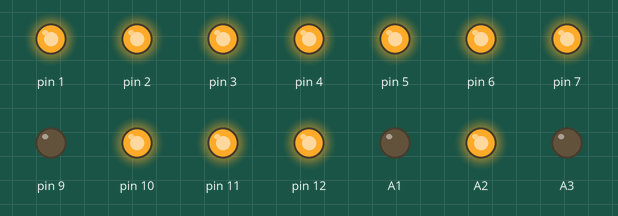
Simulated run of this sketch. Board: Arduino Uno, built with avr-gcc and run on an emulated ATmega328P. On the bench: output pins drawn as LEDs (lit = HIGH).

Above: at 0.1 s.
At 4.1 s:
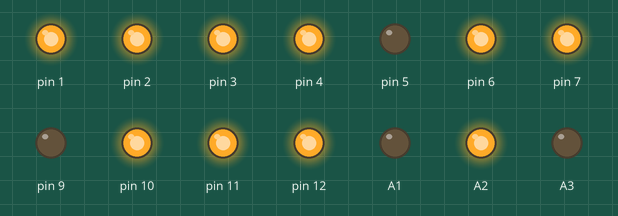
At 9.1 s:
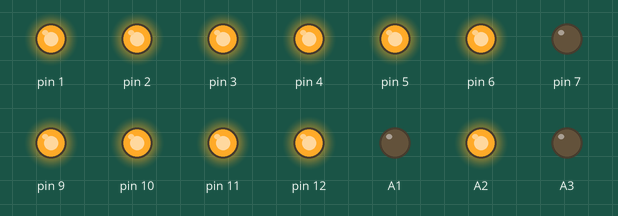
At 19.1 s:
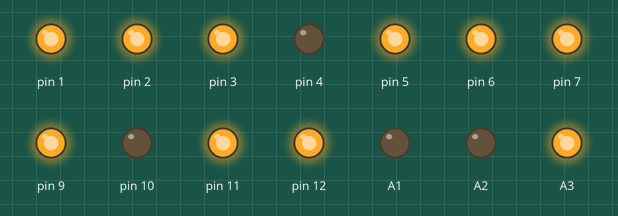
At 29.1 s:
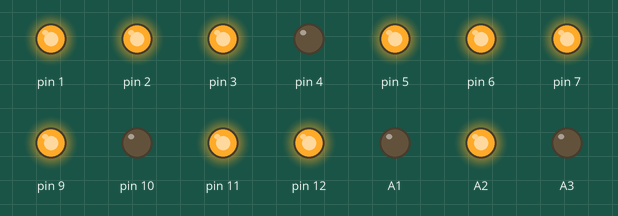
At 39.1 s:
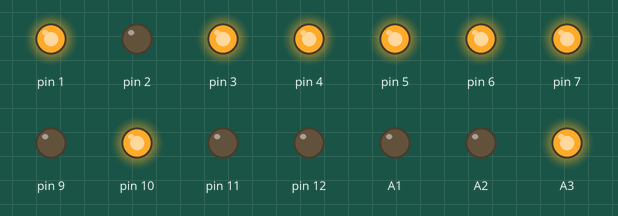
Timing chart, 0 to 40.0 s (numbered marks = the images above):
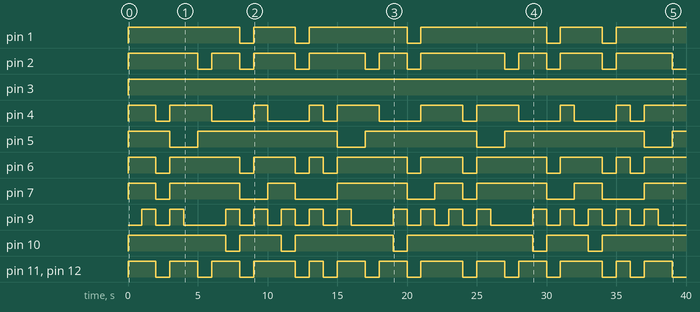

Measured:
- by itself, pin 1: LOW → HIGH at 0.00 s, → LOW 8.0 s later, → HIGH 1.0 s later, → LOW 3.0 s later, … (11 changes in this stretch)
- by itself, pin 2: LOW → HIGH at 0.00 s, → LOW 5.0 s later, → HIGH 1.0 s later, → LOW 2.0 s later, … (18 changes in this stretch)
- by itself, pin 3: LOW → HIGH at 0.00 s
- by itself, pin 4: LOW → HIGH at 0.00 s, → LOW 2.0 s later, → HIGH 1.0 s later, → LOW 3.0 s later, … (19 changes in this stretch)
- by itself, pin 5: LOW → HIGH at 0.00 s, → LOW 3.0 s later, → HIGH 2.0 s later, → LOW 10.0 s later, … (9 changes in this stretch)
- by itself, pin 6: LOW → HIGH at 0.00 s, → LOW 2.0 s later, → HIGH 1.0 s later, → LOW 5.0 s later, … (19 changes in this stretch)
- by itself, pin 7: LOW → HIGH at 0.00 s, → LOW 2.0 s later, → HIGH 1.0 s later, → LOW 5.0 s later, … (15 changes in this stretch)
- by itself, pin 9: LOW → HIGH at 1.0 s, → LOW 1.0 s later, → HIGH 1.0 s later, → LOW 1.0 s later, … (32 changes in this stretch)

The sketch:

traffic_light.ino
```cpp
// C++ code
//
void setup()
{
  int a = A1 ;

  pinMode(2, OUTPUT); pinMode(3, OUTPUT); pinMode(4, OUTPUT);
  pinMode(5, OUTPUT); pinMode(6, OUTPUT); pinMode(7, OUTPUT);
  pinMode(10, OUTPUT); pinMode(9, OUTPUT); pinMode(8, OUTPUT);
  pinMode(11, OUTPUT); pinMode(12, OUTPUT);
  pinMode(12, OUTPUT); pinMode(13, OUTPUT); pinMode(A3, OUTPUT);
  pinMode(1, OUTPUT); pinMode(A1, OUTPUT); pinMode(A2, OUTPUT);
}

void loop()
{
  // số 9 đèn xanh
  digitalWrite(A2, HIGH);
  digitalWrite(2, HIGH);
  digitalWrite(3, HIGH);
  digitalWrite(4, HIGH);
  digitalWrite(5, HIGH);
  digitalWrite(6, HIGH);
  digitalWrite(7, HIGH);
  digitalWrite(8, HIGH);
  digitalWrite(9, LOW);
  digitalWrite(10, HIGH);
  digitalWrite(11, HIGH);
  digitalWrite(12, HIGH);
  digitalWrite(13, HIGH);
  digitalWrite(1, HIGH);
  delay(1000);

    // số 8 đèn xanh

  digitalWrite(2, HIGH);
  digitalWrite(3, HIGH);
  digitalWrite(4, HIGH);
  digitalWrite(5, HIGH);
  digitalWrite(6, HIGH);
  digitalWrite(7, HIGH);
  digitalWrite(8, HIGH);
  digitalWrite(9, HIGH);
  digitalWrite(10, HIGH);
  digitalWrite(11, HIGH);
  digitalWrite(12, HIGH);
  digitalWrite(13, HIGH);
  digitalWrite(1, HIGH);
  delay(1000);

  // số 7 đèn xanh

  digitalWrite(2, HIGH);
  digitalWrite(3, HIGH);
  digitalWrite(4, LOW);
  digitalWrite(5, HIGH);
  digitalWrite(6, LOW);
  digitalWrite(7, LOW);
  digitalWrite(8, HIGH);
  digitalWrite(9, LOW);
  digitalWrite(10, HIGH);
  digitalWrite(11, LOW);
  digitalWrite(12, LOW);
  digitalWrite(13, HIGH);
  digitalWrite(1, HIGH);
  delay(1000);

  // số 6 đèn xanh

  digitalWrite(2, HIGH);
  digitalWrite(3, HIGH);
  digitalWrite(4, HIGH);
  digitalWrite(5, LOW);
  digitalWrite(6, HIGH);
  digitalWrite(7, HIGH);
  digitalWrite(8, HIGH);
  digitalWrite(9, HIGH);
  digitalWrite(10, HIGH);
  digitalWrite(11, HIGH);
  digitalWrite(12, HIGH);
  digitalWrite(13, HIGH);
  digitalWrite(1, HIGH);
  delay(1000);

  // số 5 đèn xanh

  digitalWrite(2, HIGH);
  digitalWrite(3, HIGH);
  digitalWrite(4, HIGH);
  digitalWrite(5, LOW);
  digitalWrite(6, HIGH);
  digitalWrite(7, HIGH);
  digitalWrite(8, HIGH);
  digitalWrite(9, LOW);
  digitalWrite(10, HIGH);
  digitalWrite(11, HIGH);
  digitalWrite(12, HIGH);
  digitalWrite(13, HIGH);
  digitalWrite(1, HIGH);
  delay(1000);

  // số 4 đèn xanh

  digitalWrite(2, LOW);
  digitalWrite(3, HIGH);
  digitalWrite(4, HIGH);
  digitalWrite(5, HIGH);
  digitalWrite(6, HIGH);
  digitalWrite(7, HIGH);
  digitalWrite(8, HIGH);
  digitalWrite(9, LOW);
  digitalWrite(10, HIGH);
  digitalWrite(11, LOW);
  digitalWrite(12, LOW);
  digitalWrite(13, HIGH);
  digitalWrite(1, HIGH);
  delay(1000);

  // số 3 đèn xanh

  digitalWrite(2, HIGH);
  digitalWrite(3, HIGH);
  digitalWrite(4, LOW);
  digitalWrite(5, HIGH);
  digitalWrite(6, HIGH);
  digitalWrite(7, HIGH);
  digitalWrite(8, HIGH);
  digitalWrite(9, LOW);
  digitalWrite(10, HIGH);
  digitalWrite(11, HIGH);
  digitalWrite(12, HIGH);
  digitalWrite(13, HIGH);
  digitalWrite(1, HIGH);
  delay(1000);

  // SỐ 2 đèn xanh

  digitalWrite(2, HIGH);
  digitalWrite(3, HIGH);
  digitalWrite(4, LOW);
  digitalWrite(5, HIGH);
  digitalWrite(6, HIGH);
  digitalWrite(7, HIGH);
  digitalWrite(8, HIGH);
  digitalWrite(9, HIGH);
  digitalWrite(10, LOW);
  digitalWrite(11, HIGH);
  digitalWrite(12, HIGH);
  digitalWrite(13, HIGH);
  digitalWrite(1, HIGH);
  delay(1000);

  // số 1 đèn xanh

  digitalWrite(2, LOW);
  digitalWrite(3, HIGH);
  digitalWrite(4, LOW);
  digitalWrite(5, HIGH);
  digitalWrite(6, LOW);
  digitalWrite(7, LOW);
  digitalWrite(8, HIGH);
  digitalWrite(9, LOW);
  digitalWrite(10, HIGH);
  digitalWrite(11, LOW);
  digitalWrite(12, LOW);
  digitalWrite(13, HIGH);
  digitalWrite(1, LOW);
  delay(1000);

    // số 0 đèn xanh
  digitalWrite(2, HIGH);
  digitalWrite(3, HIGH);
  digitalWrite(4, HIGH);
  digitalWrite(5, HIGH);
  digitalWrite(6, HIGH);
  digitalWrite(7, LOW);
  digitalWrite(8, HIGH);
  digitalWrite(9, HIGH);
  digitalWrite(10, HIGH);
  digitalWrite(11, HIGH);
  digitalWrite(12, HIGH);
  digitalWrite(13, HIGH);
  digitalWrite(1, HIGH);
  delay(1000);
  digitalWrite(A2, LOW);

  // số 3 đèn vàng
  digitalWrite(A1, HIGH);
  digitalWrite(2, HIGH);
  digitalWrite(3, HIGH);
  digitalWrite(4, LOW);
  digitalWrite(5, HIGH);
  digitalWrite(6, HIGH);
  digitalWrite(7, HIGH);
  digitalWrite(8, HIGH);
  digitalWrite(9, LOW);
  digitalWrite(10, HIGH);
  digitalWrite(11, HIGH);
  digitalWrite(12, HIGH);
  digitalWrite(13, HIGH);
  digitalWrite(1, HIGH);
  delay(1000);

  // SỐ 2 đèn vàng

  digitalWrite(2, HIGH);
  digitalWrite(3, HIGH);
  digitalWrite(4, LOW);
  digitalWrite(5, HIGH);
  digitalWrite(6, HIGH);
  digitalWrite(7, HIGH);
  digitalWrite(8, HIGH);
  digitalWrite(9, HIGH);
  digitalWrite(10, LOW);
  digitalWrite(11, HIGH);
  digitalWrite(12, HIGH);
  digitalWrite(13, HIGH);
  digitalWrite(1, HIGH);
  delay(1000);

  // số 1 đèn vàng

  digitalWrite(2, LOW);
  digitalWrite(3, HIGH);
  digitalWrite(4, LOW);
  digitalWrite(5, HIGH);
  digitalWrite(6, LOW);
  digitalWrite(7, LOW);
  digitalWrite(8, HIGH);
  digitalWrite(9, LOW);
  digitalWrite(10, HIGH);
  digitalWrite(11, LOW);
  digitalWrite(12, LOW);
  digitalWrite(13, HIGH);
  digitalWrite(1, LOW);
  delay(1000);

    // số 0 đèn vàng
  digitalWrite(2, HIGH);
  digitalWrite(3, HIGH);
  digitalWrite(4, HIGH);
  digitalWrite(5, HIGH);
  digitalWrite(6, HIGH);
  digitalWrite(7, LOW);
  digitalWrite(8, HIGH);
  digitalWrite(9, HIGH);
  digitalWrite(10, HIGH);
  digitalWrite(11, HIGH);
  digitalWrite(12, HIGH);
  digitalWrite(13, HIGH);
  digitalWrite(1, HIGH);
  delay(1000);
  digitalWrite(A1, LOW);

  // số 7  đèn đỏ

  digitalWrite(A3, HIGH);
  digitalWrite(2, HIGH);
  digitalWrite(3, HIGH);
  digitalWrite(4, LOW);
  digitalWrite(5, HIGH);
  digitalWrite(6, LOW);
  digitalWrite(7, LOW);
  digitalWrite(8, HIGH);
  digitalWrite(9, LOW);
  digitalWrite(10, HIGH);
  digitalWrite(11, LOW);
  digitalWrite(12, LOW);
  digitalWrite(13, HIGH);
  digitalWrite(1, HIGH);
  delay(1000);

  // số 6 đèn đỏ

  digitalWrite(2, HIGH);
  digitalWrite(3, HIGH);
  digitalWrite(4, HIGH);
  digitalWrite(5, LOW);
  digitalWrite(6, HIGH);
  digitalWrite(7, HIGH);
  digitalWrite(8, HIGH);
  digitalWrite(9, HIGH);
  digitalWrite(10, HIGH);
  digitalWrite(11, HIGH);
  digitalWrite(12, HIGH);
  digitalWrite(13, HIGH);
  digitalWrite(1, HIGH);
  delay(1000);

  // số 5 đèn đỏ

  digitalWrite(2, HIGH);
  digitalWrite(3, HIGH);
  digitalWrite(4, HIGH);
  digitalWrite(5, LOW);
  digitalWrite(6, HIGH);
  digitalWrite(7, HIGH);
  digitalWrite(8, HIGH);
  digitalWrite(9, LOW);
  digitalWrite(10, HIGH);
  digitalWrite(11, HIGH);
  digitalWrite(12, HIGH);
  digitalWrite(13, HIGH);
  digitalWrite(1, HIGH);
  delay(1000);

  // số 4 đèn đỏ
  digitalWrite(2, LOW);
  digitalWrite(3, HIGH);
  digitalWrite(4, HIGH);
  digitalWrite(5, HIGH);
  digitalWrite(6, HIGH);
  digitalWrite(7, HIGH);
  digitalWrite(8, HIGH);
  digitalWrite(9, LOW);
  digitalWrite(10, HIGH);
  digitalWrite(11, LOW);
  digitalWrite(12, LOW);
  digitalWrite(13, HIGH);
  digitalWrite(1, HIGH);
  delay(1000);

  // số 3 đèn đỏ

  digitalWrite(2, HIGH);
  digitalWrite(3, HIGH);
  digitalWrite(4, LOW);
  digitalWrite(5, HIGH);
  digitalWrite(6, HIGH);
  digitalWrite(7, HIGH);
  digitalWrite(8, HIGH);
  digitalWrite(9, LOW);
  digitalWrite(10, HIGH);
  digitalWrite(11, HIGH);
  digitalWrite(12, HIGH);
  digitalWrite(13, HIGH);
  digitalWrite(1, HIGH);
  delay(1000);

  // SỐ 2 đèn đỏ

  digitalWrite(2, HIGH);
  digitalWrite(3, HIGH);
  digitalWrite(4, LOW);
  digitalWrite(5, HIGH);
  digitalWrite(6, HIGH);
  digitalWrite(7, HIGH);
  digitalWrite(8, HIGH);
  digitalWrite(9, HIGH);
  digitalWrite(10, LOW);
  digitalWrite(11, HIGH);
  digitalWrite(12, HIGH);
  digitalWrite(13, HIGH);
  digitalWrite(1, HIGH);
  delay(1000);

  // số 1 đèn đỏ

  digitalWrite(2, LOW);
  digitalWrite(3, HIGH);
  digitalWrite(4, LOW);
  digitalWrite(5, HIGH);
  digitalWrite(6, LOW);
  digitalWrite(7, LOW);
  digitalWrite(8, HIGH);
  digitalWrite(9, LOW);
  digitalWrite(10, HIGH);
  digitalWrite(11, LOW);
  digitalWrite(12, LOW);
  digitalWrite(13, HIGH);
  digitalWrite(1, LOW);
  delay(1000);

    // số 0 đèn đỏ
  digitalWrite(2, HIGH);
  digitalWrite(3, HIGH);
  digitalWrite(4, HIGH);
  digitalWrite(5, HIGH);
  digitalWrite(6, HIGH);
  digitalWrite(7, LOW);
  digitalWrite(8, HIGH);
  digitalWrite(9, HIGH);
  digitalWrite(10, HIGH);
  digitalWrite(11, HIGH);
  digitalWrite(12, HIGH);
  digitalWrite(13, HIGH);
  digitalWrite(1, HIGH);
  delay(1000);
  digitalWrite(A3, LOW);
}
```
